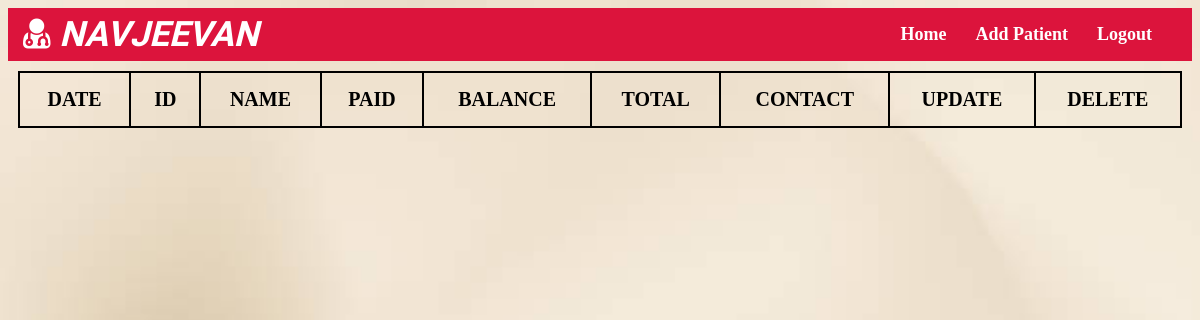
Before: /dashboard/ with the older database file.
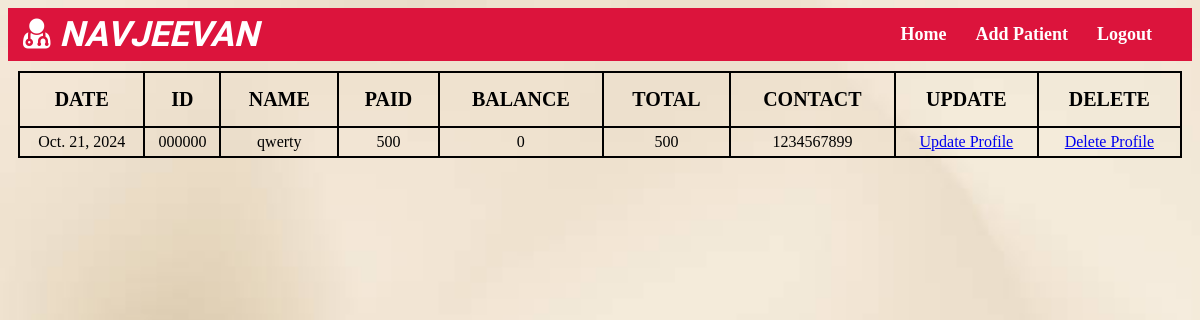
After: the same page with the newer database file.
### clinic/models.py (models this page shows, shortened)
class patient(models.Model):
    id = models.CharField(max_length=6, primary_key=True, unique=True, default ='')
    date = models.DateField(default= timezone.now)
    name = models.CharField(default='', max_length=255)
    sex = models.CharField(choices=[('M', 'Male'), ('F', 'Female'), ('O', 'Other')], default='', max_length=1)
    age = models.CharField(default='', max_length= 100)
    weight = models.CharField(default='', max_length= 100)
    mobile_number = models.CharField(max_length=10, default='')
    Complain = models.CharField(default='', max_length=200)
    BP = models.CharField(max_length=15, blank=True, null=True, default=None)
    PR = models.CharField(max_length=3, default='' )      #(max_length = 3, db_column='PR' + suffix)
    SPO2 = models.DecimalField(max_digits=5, decimal_places=2, validators=[MinValueValidator(0), MaxValueValidator(100)])
    Temp =models.FloatField(default=0)
    Advice = models.CharField(default='',max_length=200)
    Medicine = models.CharField(default='', max_length=200)
    Duration = models.CharField(default='', max_length=200)
    Days = models.CharField(default='', max_length=20)
    Online_payment = models.CharField(default='',max_length=255)
    Cash_payment = models.CharField(default='', max_length=255)
    Balance_amount = models.CharField(default='', max_length=255)
    Paid_amount = models.CharField(default='', max_length=255)
    Total_amount = models.CharField(default='', max_length=255)

### clinic/views.py (the view)
# urls.py: path('dashboard/', home, name='home'),
def home(request):
    template_name='clinic/home.html'
    context= {
        'patient':patient.objects.all(),
    }
    return render(request,
                  template_name= template_name,
                  context= context)

### clinic/templates/clinic/home.html (shortened to what this page needs)
<!DOCTYPE html>
<html lang="en">
<head>
    <link rel="stylesheet" href="https://cdnjs.cloudflare.com/ajax/libs/font-awesome/4.7.0/css/font-awesome.min.css">
    {% load static %}
</head>
<body>
    <nav class="navbar">
        <div class="navdiv">
            <div class="logo"><a href="{% url 'home' %}"><i class="fa fa-user-md"></i>  NAVJEEVAN</a></div>
            <ul>
                <li><a href="{% url 'home' %}">Home</a></li>
                <li><a href="{% url 'patient_createview' %}">Add Patient</a></li>
                <li><a href="{% url 'logout' %}">Logout</a></li>
            </ul>
        </div>
    </nav>
    <table>
        <thead style="border:2px solid black; font-size:20px;">
            <tr>
                <th> DATE </th>
                <th > ID </th>
                <th > NAME </th>
                <th > PAID </th>
                <th > BALANCE </th>
                <th > TOTAL </th>
                <th > CONTACT </th>
                <th > UPDATE </th>
                <th > DELETE </th>
                </thead>
                <tbody style = "text-align:center;">
                    {% for item in patient %}
                    <tr>
                        <td > {{item.date}} </td>
                        <td > {{item.id}} </td>
                        <td > {{item.name}} </td>
                        <td > {{item.Paid_amount}} </td>
                        <td > {{item.Balance_amount}} </td>
                        <td > {{item.Total_amount}} </td>
                        <td > {{item.mobile_number}} </td>
                        <td> <a href="{% url 'patient_update' id=item.id %}">Update Profile</a> </td>
                        <td> <a href="{% url 'patient_delete' id=item.id %}">Delete Profile</a> </td>
                    </tr>
                    {% endfor %}
                </tbody>
            </table>
        </body>
        </html>

Changed rows visible on the page:
added patient: date "Oct. 21, 2024", id "000000", name "qwerty", Paid_amount "500", Balance_amount "0", Total_amount "500", mobile_number "1234567899"
